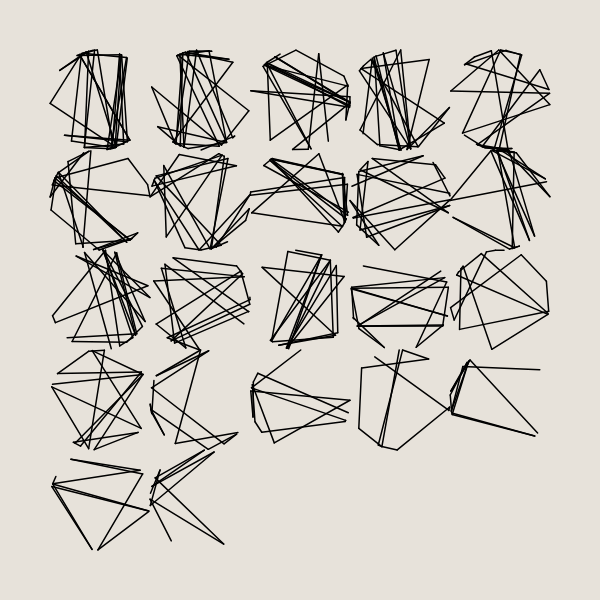
Frame 1 (no input)
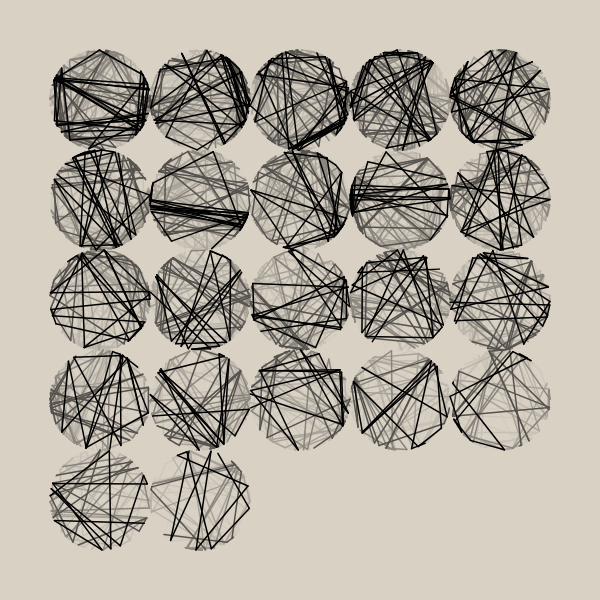
Frame 60 (no input)
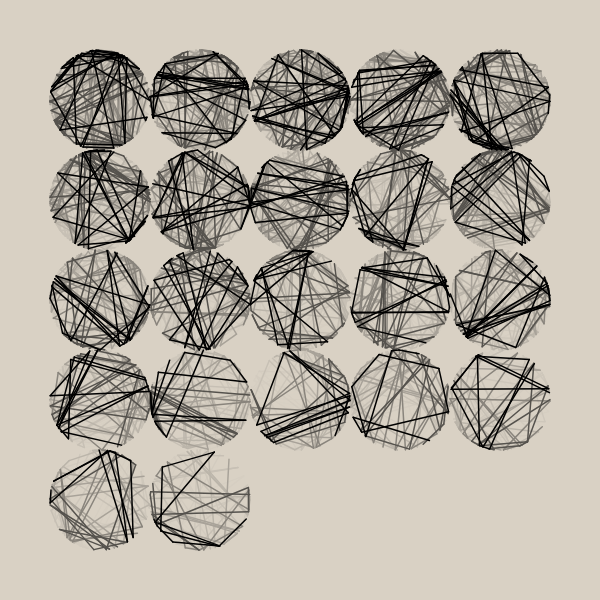
Frame 120 (the mouse pressed at the canvas centre since frame 60)

The p5.js sketch that drew these frames (run headless with seeded random() and noise() and a simulated clock; from frame 60 on, the mouse is pressed at the canvas centre):

// p5.js sketch
// ── sketch.js
let r = 100 / 2;
let angle = 0;
let margin = 50;

let col, row;

function setup() {
    createCanvas(600, 600);
    bg = color(217, 209, 196, 100);
    background(bg);
    strokeWeight(1.5);

    cols = floor(width / 100) - 1;
    rows = floor(height / 100) - 1;

    frameRate(30);
}

function draw() {
    background(bg);
    let d = 30;

    for (let j = 0; j < rows; j++) {
        for (let i = 0; i < cols; i++) {
            if (!(j === rows - 1 && i > cols / 2 - 1)) {
                noiseSeed(random(100000));
                drawTheThing(margin + i * 2 * r, margin + j * 2 * r, r, d);
            }
            d -= 1;
        }
    }

    // noLoop();
}

function drawTheThing(x, y, radius, iterations) {
    push();
    translate(x + radius, y + radius);
    let a1 = random(0, TAU);
    let a2;

    let pref = [
        random(0, PI / 2),
        random(PI / 2, PI),
        random(PI, (3 * PI) / 2),
        random((3 * PI) / 2, TAU),
    ];

    let offset = PI / 12;
    let c = 16;
    let noiseOffsetX = random(1000);
    let noiseOffsetY = random(1000);

    for (let i = 0; i < iterations; i++) {
        if (random() < 0.3) {
            a2 =
                (noise(noiseOffsetX + cos(a1), noiseOffsetY + sin(a1)) *
                    PI *
                    c) %
                TWO_PI;
        } else {
            a2 = random(pref) + random(-offset, offset);
        }

        // strokeWeight(max(5 - i / 8, 1));

        line(
            radius * cos(a1),
            radius * sin(a1),
            radius * cos(a2),
            radius * sin(a2)
        );

        a1 = a2;
    }
    pop();
}
